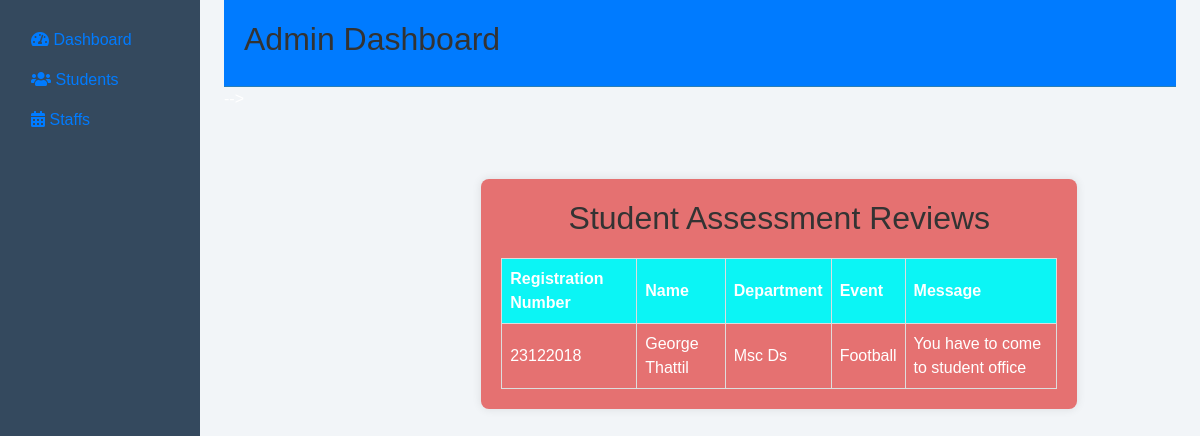
/adminstaff, run on the app's committed database.
### staff/models.py (models this page shows)
class review(models.Model):
    regno = models.CharField(max_length=255)
    name = models.CharField(max_length=100)
    department = models.CharField(max_length=100)
    event = models.CharField(max_length=100)
    message = models.TextField(blank=False,max_length=250)

### Admin/views.py (the view)
# urls.py: path('adminstaff',adminstaff,name='adminstaff'),
def adminstaff(request):
    std = review.objects.all()
    return render(request,'adminhtml/adminstaff.html', {'std':std})

### templates/adminhtml/adminstaff.html (shortened to what this page needs)
{% extends 'baseadmin.html' %}
{% block content %}
{% load static %}
    <link href="https://maxcdn.bootstrapcdn.com/bootstrap/4.4.1/css/bootstrap.min.css" rel="stylesheet">
    <link href="https://cdnjs.cloudflare.com/ajax/libs/font-awesome/5.15.1/css/all.min.css" rel="stylesheet">
</head> -->
<body>
    <div class="container-fluid">
        <div class="row">
            <main role="main" class="col-md-9 ml-sm-auto col-lg-10 px-4">
                        </head>
                        <body>
                            <br><br>
                            <div class="container">
                                <h2>Student Assessment Reviews</h2>
                                <table>
                                    <thead>
                                        <tr>
                                            <th>Registration Number</th>
                                            <th>Name</th>
                                            <th>Department</th>
                                            <th>Event</th>
                                            <th>Message</th>
                                        </tr>
                                    </thead>
                                    <tbody>
                                        {% for i in std %}
                                        <tr>
                                            <td>{{ i.regno }}</td>
                                            <td>{{ i.name }}</td>
                                            <td>{{ i.department }}</td>
                                            <td>{{ i.event }}</td>
                                            <td>{{ i.message }}</td>
                                        </tr>
                                        {% endfor %}
                                    </tbody>
                                </table>
                            </div>
                    </div>
                </div>
            </main>
        </div>
    </div>
    {% endblock content %}

### static/css/admin.css (style rules this page uses)
body { background-color: #2c3e50; font-family: 'Arial', sans-serif; color: #fff; }

### static/css/styles.css (style rules this page uses)
body { font-family: Arial, sans-serif; }
h2 { text-align: center; }
table { width: 100%; border-collapse: collapse; margin-top: 20px; }
table th, table td { border: 1px solid #ddd; padding: 8px; }
table th { background-color: #0bf5f5; text-align: left; }

### templates/adminhtml/adminstaff.html (style rules this page uses)
body { background-color: #f2f5f8; font-family: 'Arial', sans-serif; color: #fff; margin: 0; }
.container { width: 80%; margin: 20px auto; background-color: #e57171; padding: 20px; border-radius: 8px; box-shadow: 0 0 10px rgba(0, 0, 0, 0.1); }
h2 { text-align: center; color: #333; }
table { width: 100%; border-collapse: collapse; margin-top: 20px; }
th, td { border: 1px solid #ddd; padding: 12px; text-align: left; }
th { background-color: #cd5f5f; }

### data on the page
review: regno "23122018", name "George Thattil", department "Msc Ds", event "Football", message "You have to come to student office"
